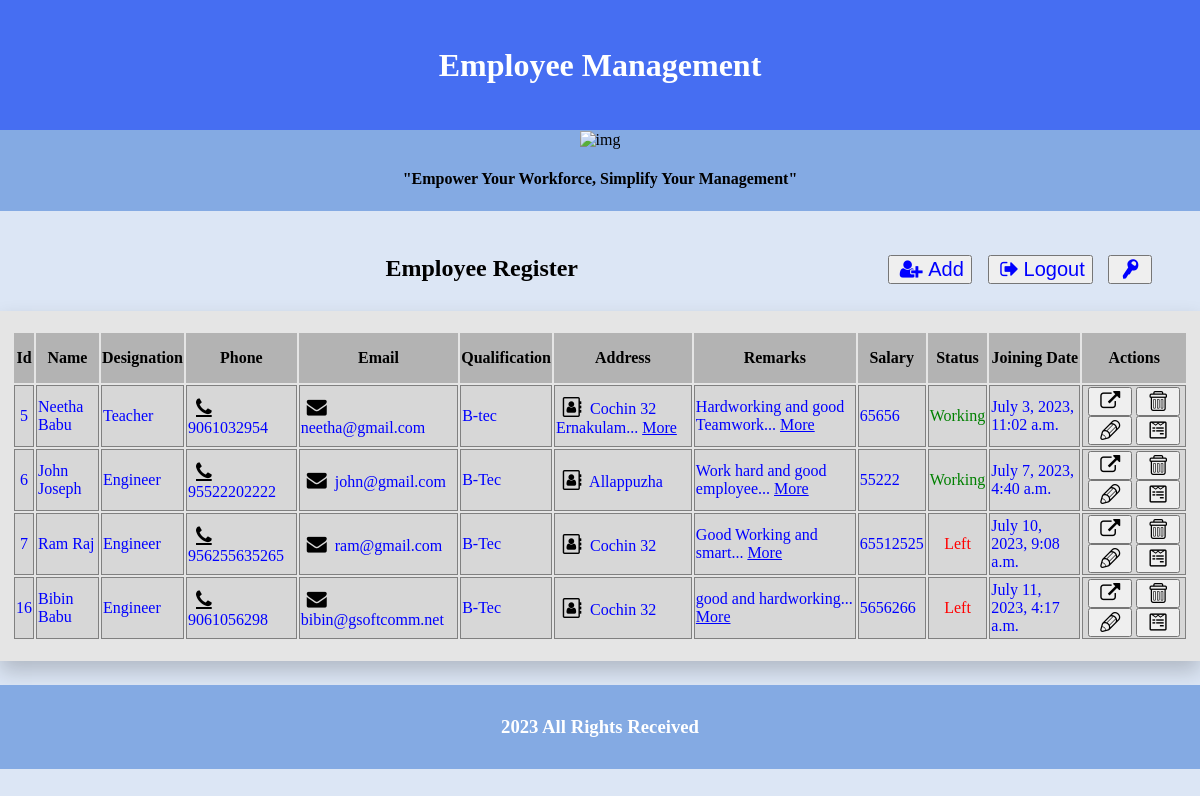
The app's page /emp/ (signed in) with its own data.
### app/models.py (models this page shows, shortened)
class Employee(models.Model):
    employee_name = models.CharField(max_length=100)
    photo = models.ImageField(upload_to='pics')
    designation = models.CharField(max_length=150)
    qualification = models.CharField(max_length=150)
    address = models.CharField(max_length=150)
    remarks = models.TextField(default='')
    salary = models.IntegerField()
    Status = models.BooleanField(default=False)
    created = models.DateTimeField(auto_now_add=True)
    phone = models.IntegerField()
    email = models.EmailField()

### app/views.py (the view)
# urls.py: path('emp/', EmpView.as_view(), name='employee'),
class EmpView(ListView):
    model = Employee
    template_name = 'emp.html'
    context_object_name = 'emp'

### app/templates/emp.html (shortened to what this page needs)
{% load static%}
<!DOCTYPE html>
<html lang="en">
<head>
    <link rel="stylesheet" href="/media/font/fontello.css" type="text/css">
    <link rel="stylesheet" href="/media/font1/font/fontello.css" type="text/css">
    <link rel="stylesheet" href="/media/font2/font/fontello.css" type="text/css">
</head>
<body style=" background-color: #dce6f5; margin: 0;">
<nav style=" width: 100%; background: #466EF2 ; padding-top: 20px; padding-bottom: 20px; text-align: right; padding">
<h1 style="color: white; text-align: center; font-size: 200%;">Employee Management</h1>
</nav>
<section style=" width: 100%; background: #84aae3; padding-top: 1px; padding-bottom: 1px; text-align: center; ">
    <img src="/media/images/emp1.png" alt="img" height="400px;" width="40%">
    <h4>"Empower Your Workforce, Simplify Your Management"</h4>
</section>
<div >
       <section style="margin-top: 2%; text-align: right; margin-right: 2% ;">
          {% if user.is_authenticated %}
              <h1 style="display: inline-block; margin-right: 26%;">Employee Register</h1>
               <a href="{% url 'create' %}" style="text-decoration: none; ">
               <button style="color: blue; margin-right: 1%; " class="icon-user-plus" title="Add Employee"> Add</button></a>
               <a href="{% url 'logout' %}" style="text-decoration: none;">
               <button style="color: blue;" class="icon-logout" title="Logout">Logout</button></a>
               <a href="{% url 'change-password' %}" style="text-decoration: none;margin-right: 2%;margin-left: 1%;">
               <button style="color: blue;" class="icon-key" title="Change Password"></button></a>
           {% endif %}
       </section>
</div>
      <div>
          <table style="padding-top: 20px;padding-bottom: 20px; background: #e5e5e5; margin-top: 10px; box-shadow: 0 10px 20px rgba(0, 0, 0, 0.2);">
              <tr>
                  <th>Id</th>
                  <th>Name</th>
                  <th>Designation </th>
                  <th>Phone</th>
                  <th>Email</th>
                  <th>Qualification</th>
                  <th>Address</th>
                  <th>Remarks</th>
                  <th>Salary</th>
                  <th>Status</th>
                  <th>Joining Date</th>
                  <th>Actions</th>
              </tr>
               {% for x in emp %}
              <tr>
                  <td style="text-align: center">{{ x.id}} </td>
                  <td>{{ x.employee_name}} </td>
                  <td>{{ x.designation}}</td>
                  <td><a href="" class="icon-phone" style="color: black;margin-left: 2px; font-size: 20px;"></a>{{ x.phone}}</td>
                  <td ><a href="" class="icon-mail-alt" style="color: black;margin-left: 2px;font-size: 20px;"></a> {{ x.email}}</td>
                  <td>{{ x.qualification}}</td>
                  <td>
                    {% if x.address|length <= 10 %}<a href="" class="icon-address-book-o" style="color: black;margin-left: 2px;font-size: 20px;"></a>
                    {{ x.address }}
                    {% else %}<a href="" class="icon-address-book-o" style="color: black;margin-left: 2px;font-size: 20px;"></a>
                    {{ x.address|slice:":30" }}... <a href="{% url 'details' x.id %}"
                                                             style="color: blue">More</a>
                    {% endif %}
                  </td>
                  <td>
                    {% if x.remarks|length <= 10 %}
                    {{ task.remarks }}
                    {% else %}
                    {{ x.remarks|slice:":30" }}... <a href="{% url 'details' x.id %}"
                                                             style="color: blue">More</a>
                    {% endif %}
                  </td>
                  <td>{{ x.salary}}</td>
                  <td style="text-align: center">{% if x.Status %} <p style="color: green"> Working </p>{% else %} <p style="color: red"> Left </p>{% endif %}</td>
                  <td>{{ x.created}}</td>
                  <td style="text-align: center">
                      <a href="{% url 'details' x.id %}" style="text-decoration: none"><button class="icon-link-ext" style="font-size: 20px;cursor: pointer; " title="Profile"></button></a>
                      <a href="{% url 'delete' x.id %}"style="text-decoration: none"><button class="icon-trash" style="font-size: 20px; cursor: pointer;" title="Delete"></button></a>
                      <a href="{% url 'update' x.id %}"style="text-decoration: none"><button class="icon-pencil" style="font-size: 20px; cursor: pointer" title="Edit"></button></a>
                      <a href="{% url 'exp' x.id %}" ><button class="icon-wpforms" title="Experience Certificate"></button></a>
                  </td>
              </tr>
              {% endfor %}
          </table>
      </div>
<footer>
    <div style="background: #84aae3; text-align: center;color: white; margin-top: 2%; padding-top: 1%;padding-bottom: 1%;">
        <h3 >2023 All Rights Received</h3>
    </div>
</footer>
</body>
</html>

### app/templates/emp.html (style rules this page uses)
table { width: 100%; padding-top: 2%; padding-left: 1%; padding-right: 1%; }
table td { border: 1px solid grey; }
table th { background: #B3B3B3; color: black; }
table tr { background: #D7D7D7; color: blue; height: 50px; }
h3 { display: inline-block; margin-left: 40%; margin-right: 40%; }
.icon-user-plus { font-size: 20px; }
.icon-logout { font-size: 20px; }
.icon-wpforms { font-size: 20px; text-align: right; }
.icon-key { font-size: 20px; color: blue; }

### records on screen
Employee: id "5", employee_name "Neetha Babu", designation "Teacher", phone "9061032954", email "neetha@gmail.com", qualification "B-tec", address "Cochin 32 Ernakulam", remarks "Hardworking and good Teamwork", salary "65656", Status "Working", created "July 3, 2023, 11:02 a.m."
Employee: id "6", employee_name "John Joseph", designation "Engineer", phone "95522202222", email "john@gmail.com", qualification "B-Tec", address "Allappuzha", remarks "Work hard and good employee", salary "55222", Status "Working", created "July 7, 2023, 4:40 a.m."
Employee: id "7", employee_name "Ram Raj", designation "Engineer", phone "956255635265", email "ram@gmail.com", qualification "B-Tec", address "Cochin 32", remarks "Good Working and smart", salary "65512525", Status "Left", created "July 10, 2023, 9:08 a.m."
Employee: id "16", employee_name "Bibin Babu", designation "Engineer", phone "9061056298", email "bibin@gsoftcomm.net", qualification "B-Tec", address "Cochin 32", remarks "good and hardworking", salary "5656266", Status "Left", created "July 11, 2023, 4:17 a.m."
